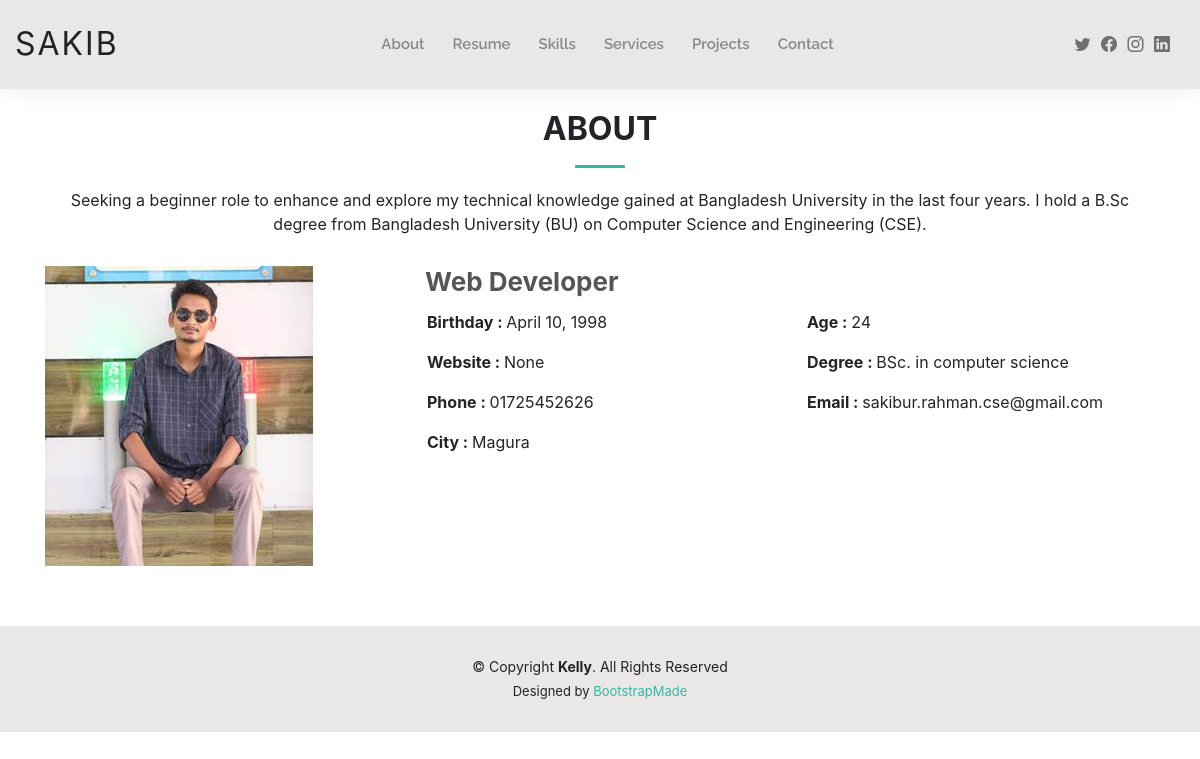
The page /sakib/ on the database its author committed.
### pfapp/models.py (models this page shows, shortened)
class About(models.Model):
    user = models.OneToOneField(User, on_delete= models.CASCADE)
    description = models.TextField(blank=True,null=True)
    short_description = models.TextField(blank=True,null=True)

class Profile(models.Model):
    user = models.OneToOneField(User, on_delete= models.CASCADE)
    birthday = models.DateField(blank=True,null=True,default=None)
    website = models.CharField(blank=True, null=True, max_length=250 , default= None)
    phone = models.CharField(blank=True, null=True, max_length=250)
    city = models.CharField(blank=True, null=True, max_length=250)
    age = models.IntegerField(blank=True, null=True)
    degree = models.CharField(blank=True, null=True, max_length=250)
    email = models.CharField(blank=True, null=True, max_length=250)
    profile_image = ResizedImageField(blank=True, null=True, size=[500, 300], quality=75, upload_to='img')

### pfapp/views.py (the view)
# urls.py: path('<name>/', about,name='about'),
def about(request , name):
    user = User.objects.get(username=name)
    about_me = About.objects.get(user = user)
    profile = Profile.objects.get(user = user)
    skills = Skill.objects.filter(user = user)
    context = {'about_me':about_me, 'profile':profile, 'skills':skills}
    return render(request , 'about.html',context)

### templates/about.html (shortened to what this page needs)
{% extends 'base.html' %}
{% load static %}
{% block content %}
<main id="main">
    <section id="about" class="about">
      <div class="container" data-aos="fade-up">
        <div class="section-title">
          <h2>About</h2>
          <p> {{about_me.short_description}}</p>
        </div>
        <div class="row">
          <div class="col-lg-4">
            <img src="{{profile.profile_image.url}}" class="img-fluid" alt="">
          </div>
          <div class="col-lg-8 pt-4 pt-lg-0 content">
            <h3>Web Developer</h3>
            <div class="row">
              <div class="col-lg-6">
                <ul>
                  <li><i class="bi bi-rounded-right"></i> <strong> Birthday : </strong> {{profile.birthday}}</li>
                  <li><i class="bi bi-rounded-right"></i> <strong> Website : </strong> {{profile.website}}</li>
                  <li><i class="bi bi-rounded-right"></i> <strong> Phone : </strong> {{profile.phone}}</li>
                  <li><i class="bi bi-rounded-right"></i> <strong> City : </strong> {{profile.city}}</li>
                </ul>
              </div>
              <div class="col-lg-6">
                <ul>
                  <li><i class="bi bi-rounded-right"></i> <strong> Age : </strong> {{profile.age}}</li>
                  <li><i class="bi bi-rounded-right"></i> <strong> Degree : </strong> {{profile.degree}}</li>
                  <li><i class="bi bi-rounded-right"></i> <strong> Email : </strong> {{profile.email}}</li>
                </ul>
              </div>
            </div>
          </div>
        </div>
      </div>
    </section>
  </main>
{% endblock %}

### static/assets/css/style2.css (style rules this page uses)
body { font-family: "Open Sans", sans-serif; color: #444444; }
h1, h2, h3, h4, h5, h6 { font-family: "Raleway", sans-serif; }
#main { margin-top: 50px; }
section { padding: 60px 0; }
.section-title { text-align: center; padding-bottom: 30px; }
.section-title h2 { font-size: 32px; font-weight: bold; text-transform: uppercase; margin-bottom: 20px; padding-bottom: 20px; position: relative; }
.section-title h2::after { content: ''; position: absolute; display: block; width: 50px; height: 3px; background: #34b7a7; bottom: 0; left: calc(50% - 25px); }
.section-title p { margin-bottom: 0; }
.about .content h3 { font-weight: 700; font-size: 26px; color: #555555; }
.about .content ul { list-style: none; padding: 0; }
.about .content ul li { padding-bottom: 10px; }
.about .content ul i { font-size: 20px; padding-right: 2px; color: #34b7a7; }

### rows shown on the page
About: short_description "Seeking a beginner role to enhance and explore my technical knowledge gained at Bangladesh University in the last four years. I hold a B.Sc degree from Bangladesh University (BU) on Computer Science and Engineering (CSE)."
Profile: profile_image (picture), birthday "April 10, 1998", website "None", phone "01725452626", city "Magura", age "24", degree "BSc. in computer science", email "sakibur.rahman.cse@gmail.com"
